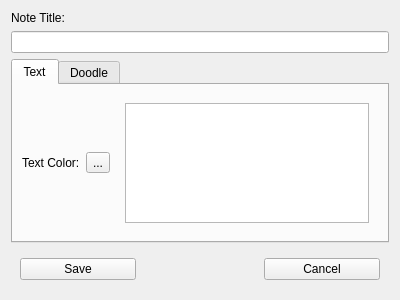
<?xml version="1.0" encoding="UTF-8"?>
<ui version="4.0">
 <class>CreateNote</class>
 <widget class="QWidget" name="CreateNote">
  <property name="geometry">
   <rect>
    <x>0</x>
    <y>0</y>
    <width>400</width>
    <height>300</height>
   </rect>
  </property>
  <property name="windowTitle">
   <string>Form</string>
  </property>
  <layout class="QVBoxLayout" name="verticalLayout">
   <item>
    <widget class="QLabel" name="titleLabel">
     <property name="text">
      <string>Note Title:</string>
     </property>
    </widget>
   </item>
   <item>
    <widget class="QLineEdit" name="titleLineEdit"/>
   </item>
   <item>
    <widget class="QTabWidget" name="modeTabWidget">
     <property name="currentIndex">
      <number>0</number>
     </property>
     <widget class="QWidget" name="textTab">
      <attribute name="title">
       <string>Text</string>
      </attribute>
      <layout class="QHBoxLayout" name="horizontalLayout">
       <item>
        <widget class="QLabel" name="textColorLabel">
         <property name="text">
          <string>Text Color:</string>
         </property>
        </widget>
       </item>
       <item>
        <widget class="QToolButton" name="textColorButton">
         <property name="text">
          <string>...</string>
         </property>
        </widget>
       </item>
       <item>
        <widget class="QWidget" name="textToolBar" native="true">
         <layout class="QHBoxLayout" name="horizontalLayout_2">
          <item>
           <widget class="QTextEdit" name="textContent"/>
          </item>
         </layout>
        </widget>
       </item>
      </layout>
     </widget>
     <widget class="QWidget" name="doodleTab">
      <attribute name="title">
       <string>Doodle</string>
      </attribute>
      <layout class="QVBoxLayout" name="verticalLayout_2">
       <item>
        <widget class="QGraphicsView" name="doodleCanvas"/>
       </item>
       <item>
        <widget class="QWidget" name="doodleToolBar" native="true">
         <layout class="QHBoxLayout" name="horizontalLayout_3">
          <item>
           <widget class="QLabel" name="brushSizeLabel">
            <property name="text">
             <string>Brush Size:</string>
            </property>
           </widget>
          </item>
          <item>
           <widget class="QSlider" name="brushSizeSlider">
            <property name="orientation">
             <enum>Qt::Orientation::Horizontal</enum>
            </property>
           </widget>
          </item>
          <item>
           <widget class="QToolButton" name="brushColorButton">
            <property name="text">
             <string>...</string>
            </property>
           </widget>
          </item>
         </layout>
        </widget>
       </item>
      </layout>
     </widget>
    </widget>
   </item>
   <item>
    <widget class="QWidget" name="widget" native="true">
     <layout class="QHBoxLayout" name="horizontalLayout_4">
      <item>
       <widget class="QPushButton" name="saveNoteButton">
        <property name="text">
         <string>Save</string>
        </property>
       </widget>
      </item>
      <item>
       <widget class="QLabel" name="errorLabel">
        <property name="cursor">
         <cursorShape>ArrowCursor</cursorShape>
        </property>
        <property name="styleSheet">
         <string notr="true">color: red;</string>
        </property>
        <property name="text">
         <string/>
        </property>
       </widget>
      </item>
      <item>
       <widget class="QPushButton" name="cancelNoteButton">
        <property name="text">
         <string>Cancel</string>
        </property>
       </widget>
      </item>
     </layout>
    </widget>
   </item>
  </layout>
 </widget>
 <resources/>
 <connections/>
</ui>
